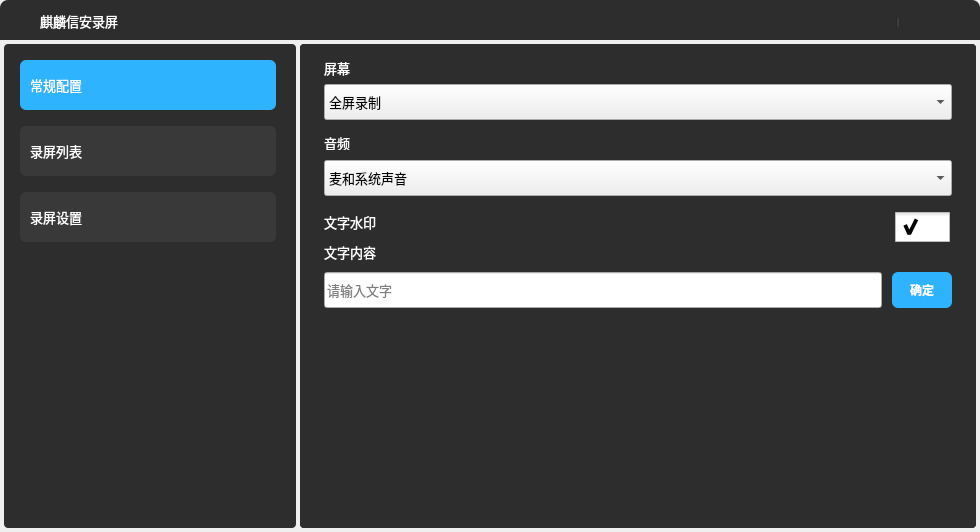
<?xml version="1.0" encoding="UTF-8"?>
<ui version="4.0">
 <class>Widget</class>
 <widget class="QWidget" name="Widget">
  <property name="geometry">
   <rect>
    <x>0</x>
    <y>0</y>
    <width>980</width>
    <height>532</height>
   </rect>
  </property>
  <property name="minimumSize">
   <size>
    <width>0</width>
    <height>0</height>
   </size>
  </property>
  <property name="maximumSize">
   <size>
    <width>980</width>
    <height>532</height>
   </size>
  </property>
  <property name="font">
   <font>
    <family>Sans Serif</family>
    <pointsize>10</pointsize>
   </font>
  </property>
  <property name="windowTitle">
   <string>麒麟信安录屏</string>
  </property>
  <property name="windowIcon">
   <iconset resource="src.qrc">
    <normaloff>:/images/22px.png</normaloff>:/images/22px.png</iconset>
  </property>
  <widget class="QWidget" name="OutterWidget" native="true">
   <property name="geometry">
    <rect>
     <x>0</x>
     <y>0</y>
     <width>980</width>
     <height>532</height>
    </rect>
   </property>
   <property name="styleSheet">
    <string notr="true">QWidget#OutterWidget{
		border-radius: 8px;
	background-color: #222222;
};</string>
   </property>
   <widget class="QWidget" name="widget" native="true">
    <property name="geometry">
     <rect>
      <x>0</x>
      <y>0</y>
      <width>980</width>
      <height>40</height>
     </rect>
    </property>
    <widget class="QWidget" name="TitleBar" native="true">
     <property name="geometry">
      <rect>
       <x>0</x>
       <y>0</y>
       <width>980</width>
       <height>40</height>
      </rect>
     </property>
     <property name="mouseTracking">
      <bool>true</bool>
     </property>
     <property name="focusPolicy">
      <enum>Qt::ClickFocus</enum>
     </property>
     <property name="styleSheet">
      <string notr="true">QWidget#TitleBar{
background-color: #2d2d2d;
border-top-left-radius: 8px;
border-top-right-radius: 8px;
}</string>
     </property>
     <widget class="QPushButton" name="exit">
      <property name="geometry">
       <rect>
        <x>938</x>
        <y>2</y>
        <width>41</width>
        <height>41</height>
       </rect>
      </property>
      <property name="styleSheet">
       <string notr="true">border: none;
</string>
      </property>
      <property name="text">
       <string/>
      </property>
      <property name="icon">
       <iconset resource="src.qrc">
        <normaloff>:/images/clear_icon.svg</normaloff>:/images/clear_icon.svg</iconset>
      </property>
      <property name="iconSize">
       <size>
        <width>14</width>
        <height>14</height>
       </size>
      </property>
     </widget>
     <widget class="QLabel" name="label">
      <property name="geometry">
       <rect>
        <x>16</x>
        <y>14</y>
        <width>16</width>
        <height>16</height>
       </rect>
      </property>
      <property name="styleSheet">
       <string notr="true">background-image: url(:/images/16px.png);</string>
      </property>
      <property name="text">
       <string/>
      </property>
     </widget>
     <widget class="QLabel" name="label_2">
      <property name="geometry">
       <rect>
        <x>40</x>
        <y>5</y>
        <width>101</width>
        <height>31</height>
       </rect>
      </property>
      <property name="font">
       <font>
        <family>Sans Serif</family>
        <pointsize>10</pointsize>
       </font>
      </property>
      <property name="styleSheet">
       <string notr="true">color:#fff
</string>
      </property>
      <property name="text">
       <string>麒麟信安录屏</string>
      </property>
     </widget>
     <widget class="QPushButton" name="minimize">
      <property name="geometry">
       <rect>
        <x>906</x>
        <y>2</y>
        <width>31</width>
        <height>41</height>
       </rect>
      </property>
      <property name="styleSheet">
       <string notr="true">border:none;
</string>
      </property>
      <property name="text">
       <string/>
      </property>
      <property name="icon">
       <iconset resource="src.qrc">
        <normaloff>:/images/minus-tiny.svg</normaloff>:/images/minus-tiny.svg</iconset>
      </property>
     </widget>
     <widget class="QPushButton" name="moreMenuBtn">
      <property name="geometry">
       <rect>
        <x>859</x>
        <y>8</y>
        <width>31</width>
        <height>31</height>
       </rect>
      </property>
      <property name="styleSheet">
       <string notr="true">QPushButton#moreMenuBtn{
border:none;
}
QPushButton#moreMenuBtn::menu-indicator{
image:none;
}
</string>
      </property>
      <property name="text">
       <string/>
      </property>
      <property name="icon">
       <iconset resource="src.qrc">
        <normaloff>:/images/菜单栏icon.svg</normaloff>:/images/菜单栏icon.svg</iconset>
      </property>
      <property name="iconSize">
       <size>
        <width>13</width>
        <height>13</height>
       </size>
      </property>
     </widget>
     <widget class="Line" name="line">
      <property name="geometry">
       <rect>
        <x>896</x>
        <y>17</y>
        <width>3</width>
        <height>10</height>
       </rect>
      </property>
      <property name="styleSheet">
       <string notr="true">background-color:#393939</string>
      </property>
      <property name="orientation">
       <enum>Qt::Vertical</enum>
      </property>
     </widget>
    </widget>
   </widget>
   <widget class="QWidget" name="widget_body" native="true">
    <property name="geometry">
     <rect>
      <x>4</x>
      <y>44</y>
      <width>972</width>
      <height>484</height>
     </rect>
    </property>
    <widget class="QWidget" name="NormalBody" native="true">
     <property name="geometry">
      <rect>
       <x>296</x>
       <y>0</y>
       <width>676</width>
       <height>414</height>
      </rect>
     </property>
     <property name="mouseTracking">
      <bool>true</bool>
     </property>
     <property name="focusPolicy">
      <enum>Qt::ClickFocus</enum>
     </property>
     <property name="styleSheet">
      <string notr="true">QWidget#NormalBody{
background-color: rgb(45, 45, 45);
border-radius: 4px;
}</string>
     </property>
     <widget class="QLabel" name="label_3">
      <property name="geometry">
       <rect>
        <x>24</x>
        <y>16</y>
        <width>61</width>
        <height>16</height>
       </rect>
      </property>
      <property name="font">
       <font>
        <family>Sans Serif</family>
        <pointsize>10</pointsize>
       </font>
      </property>
      <property name="styleSheet">
       <string notr="true">color:#fff;
</string>
      </property>
      <property name="text">
       <string>屏幕</string>
      </property>
     </widget>
     <widget class="QComboBox" name="resolutionBox">
      <property name="geometry">
       <rect>
        <x>24</x>
        <y>40</y>
        <width>628</width>
        <height>36</height>
       </rect>
      </property>
      <property name="font">
       <font>
        <pointsize>10</pointsize>
       </font>
      </property>
      <property name="styleSheet">
       <string notr="true"/>
      </property>
      <item>
       <property name="text">
        <string>全屏录制</string>
       </property>
      </item>
      <item>
       <property name="text">
        <string>不录制屏幕</string>
       </property>
      </item>
     </widget>
     <widget class="QLabel" name="label_4">
      <property name="geometry">
       <rect>
        <x>24</x>
        <y>92</y>
        <width>53</width>
        <height>14</height>
       </rect>
      </property>
      <property name="font">
       <font>
        <family>Sans Serif</family>
        <pointsize>10</pointsize>
       </font>
      </property>
      <property name="styleSheet">
       <string notr="true">color:#fff;
</string>
      </property>
      <property name="text">
       <string>音频</string>
      </property>
     </widget>
     <widget class="QComboBox" name="audioBox">
      <property name="geometry">
       <rect>
        <x>24</x>
        <y>116</y>
        <width>628</width>
        <height>36</height>
       </rect>
      </property>
      <property name="font">
       <font>
        <pointsize>10</pointsize>
       </font>
      </property>
      <property name="styleSheet">
       <string notr="true"/>
      </property>
      <item>
       <property name="text">
        <string>麦和系统声音</string>
       </property>
      </item>
      <item>
       <property name="text">
        <string>只有系统声音</string>
       </property>
      </item>
      <item>
       <property name="text">
        <string>不录制声音</string>
       </property>
      </item>
     </widget>
     <widget class="QLabel" name="label_5">
      <property name="geometry">
       <rect>
        <x>24</x>
        <y>168</y>
        <width>61</width>
        <height>20</height>
       </rect>
      </property>
      <property name="font">
       <font>
        <family>Sans Serif</family>
        <pointsize>10</pointsize>
       </font>
      </property>
      <property name="styleSheet">
       <string notr="true">color:#fff;
</string>
      </property>
      <property name="text">
       <string>文字水印</string>
      </property>
     </widget>
     <widget class="QCheckBox" name="waterprintCheck">
      <property name="geometry">
       <rect>
        <x>595</x>
        <y>163</y>
        <width>61</width>
        <height>41</height>
       </rect>
      </property>
      <property name="styleSheet">
       <string notr="true">QCheckBox#waterprintCheck::indicator{
		width:55px;
		height:30px;
}
QCheckBox#waterprintCheck::indicator:checked{
		image: url(:/images/switch-开.svg);
}
QCheckBox#waterprintCheck::indicator:unchecked{
		image: url(:/images/switch-关.svg);
}
</string>
      </property>
      <property name="text">
       <string/>
      </property>
      <property name="checked">
       <bool>true</bool>
      </property>
     </widget>
     <widget class="QLabel" name="label_6">
      <property name="geometry">
       <rect>
        <x>24</x>
        <y>198</y>
        <width>61</width>
        <height>20</height>
       </rect>
      </property>
      <property name="font">
       <font>
        <family>Sans Serif</family>
        <pointsize>10</pointsize>
       </font>
      </property>
      <property name="styleSheet">
       <string notr="true">color:#fff;
</string>
      </property>
      <property name="text">
       <string>文字内容</string>
      </property>
     </widget>
     <widget class="QPushButton" name="waterprintConfirm">
      <property name="geometry">
       <rect>
        <x>592</x>
        <y>228</y>
        <width>60</width>
        <height>36</height>
       </rect>
      </property>
      <property name="font">
       <font>
        <weight>75</weight>
        <italic>false</italic>
        <bold>true</bold>
       </font>
      </property>
      <property name="styleSheet">
       <string notr="true">border:0px;
border-radius: 6px;
background-color:#2eb3ff;
color:#fff;
font:bold;
</string>
      </property>
      <property name="text">
       <string>确定</string>
      </property>
     </widget>
     <widget class="QLineEdit" name="waterprintText">
      <property name="geometry">
       <rect>
        <x>24</x>
        <y>228</y>
        <width>558</width>
        <height>36</height>
       </rect>
      </property>
      <property name="font">
       <font>
        <pointsize>10</pointsize>
       </font>
      </property>
      <property name="styleSheet">
       <string notr="true"/>
      </property>
      <property name="text">
       <string/>
      </property>
      <property name="placeholderText">
       <string>请输入文字</string>
      </property>
     </widget>
    </widget>
    <widget class="QWidget" name="NormalFooterBar" native="true">
     <property name="geometry">
      <rect>
       <x>296</x>
       <y>418</y>
       <width>676</width>
       <height>66</height>
      </rect>
     </property>
     <property name="mouseTracking">
      <bool>true</bool>
     </property>
     <property name="focusPolicy">
      <enum>Qt::ClickFocus</enum>
     </property>
     <property name="styleSheet">
      <string notr="true">QWidget#NormalFooterBar{
background-color: rgb(45, 45, 45);
border-radius: 4px;
}</string>
     </property>
     <widget class="QPushButton" name="playBtn">
      <property name="geometry">
       <rect>
        <x>24</x>
        <y>21</y>
        <width>24</width>
        <height>24</height>
       </rect>
      </property>
      <property name="styleSheet">
       <string notr="true">background-image: url(:/images/record.svg);
border:none;</string>
      </property>
      <property name="text">
       <string/>
      </property>
     </widget>
     <widget class="QPushButton" name="stopBtn">
      <property name="geometry">
       <rect>
        <x>72</x>
        <y>21</y>
        <width>24</width>
        <height>24</height>
       </rect>
      </property>
      <property name="styleSheet">
       <string notr="true">background-image: url(:/images/stopRecord.svg);
border:none;</string>
      </property>
      <property name="text">
       <string/>
      </property>
     </widget>
     <widget class="QLabel" name="timeStamp">
      <property name="geometry">
       <rect>
        <x>120</x>
        <y>20</y>
        <width>90</width>
        <height>24</height>
       </rect>
      </property>
      <property name="font">
       <font>
        <pointsize>11</pointsize>
       </font>
      </property>
      <property name="styleSheet">
       <string notr="true">color:#fff
</string>
      </property>
      <property name="text">
       <string>00:00:00</string>
      </property>
     </widget>
     <widget class="QSlider" name="audioSlider">
      <property name="geometry">
       <rect>
        <x>394</x>
        <y>25</y>
        <width>100</width>
        <height>21</height>
       </rect>
      </property>
      <property name="maximum">
       <number>100</number>
      </property>
      <property name="value">
       <number>70</number>
      </property>
      <property name="orientation">
       <enum>Qt::Horizontal</enum>
      </property>
     </widget>
     <widget class="QSlider" name="volumnSlider">
      <property name="geometry">
       <rect>
        <x>552</x>
        <y>25</y>
        <width>100</width>
        <height>16</height>
       </rect>
      </property>
      <property name="maximum">
       <number>100</number>
      </property>
      <property name="value">
       <number>99</number>
      </property>
      <property name="orientation">
       <enum>Qt::Horizontal</enum>
      </property>
     </widget>
     <widget class="QPushButton" name="audioBtn">
      <property name="geometry">
       <rect>
        <x>360</x>
        <y>21</y>
        <width>24</width>
        <height>24</height>
       </rect>
      </property>
      <property name="styleSheet">
       <string notr="true">image: url(:/images/m1.svg);
border:none;
</string>
      </property>
      <property name="text">
       <string/>
      </property>
     </widget>
     <widget class="QPushButton" name="volumnBtn">
      <property name="geometry">
       <rect>
        <x>518</x>
        <y>21</y>
        <width>24</width>
        <height>24</height>
       </rect>
      </property>
      <property name="styleSheet">
       <string notr="true">image: url(:/images/v1.svg);
border:none;</string>
      </property>
      <property name="text">
       <string/>
      </property>
     </widget>
    </widget>
    <widget class="QWidget" name="SideBar" native="true">
     <property name="geometry">
      <rect>
       <x>0</x>
       <y>0</y>
       <width>292</width>
       <height>484</height>
      </rect>
     </property>
     <property name="mouseTracking">
      <bool>true</bool>
     </property>
     <property name="focusPolicy">
      <enum>Qt::ClickFocus</enum>
     </property>
     <property name="styleSheet">
      <string notr="true">QWidget#SideBar{
background-color: #2d2d2d;
border-radius: 4px;
}</string>
     </property>
     <widget class="QPushButton" name="NormalBtn">
      <property name="geometry">
       <rect>
        <x>16</x>
        <y>16</y>
        <width>256</width>
        <height>50</height>
       </rect>
      </property>
      <property name="font">
       <font>
        <family>Sans Serif</family>
        <pointsize>10</pointsize>
       </font>
      </property>
      <property name="styleSheet">
       <string notr="true">border: 0px;
background-color:#2eb3ff;
color: rgb(255, 255, 255);
border-radius: 6px;
text-align:left center;
padding-left:10px;
</string>
      </property>
      <property name="text">
       <string>常规配置</string>
      </property>
      <property name="icon">
       <iconset resource="src.qrc">
        <normaloff>:/images/常规icon.svg</normaloff>:/images/常规icon.svg</iconset>
      </property>
     </widget>
     <widget class="QPushButton" name="ListBtn">
      <property name="geometry">
       <rect>
        <x>16</x>
        <y>82</y>
        <width>256</width>
        <height>50</height>
       </rect>
      </property>
      <property name="font">
       <font>
        <family>Sans Serif</family>
        <pointsize>10</pointsize>
       </font>
      </property>
      <property name="styleSheet">
       <string notr="true">QPushButton#ListBtn{
border: 0px;
background-color:#393939;
color: rgb(255, 255, 255);
border-radius: 6px;
text-align:left center;
padding-left:10px;
}
</string>
      </property>
      <property name="text">
       <string>录屏列表</string>
      </property>
      <property name="icon">
       <iconset resource="src.qrc">
        <normaloff>:/images/列表icon.svg</normaloff>:/images/列表icon.svg</iconset>
      </property>
     </widget>
     <widget class="QPushButton" name="ConfigBtn">
      <property name="geometry">
       <rect>
        <x>16</x>
        <y>148</y>
        <width>256</width>
        <height>50</height>
       </rect>
      </property>
      <property name="font">
       <font>
        <family>Sans Serif</family>
        <pointsize>10</pointsize>
       </font>
      </property>
      <property name="styleSheet">
       <string notr="true">border: 0px;
background-color:#393939;
color: rgb(255, 255, 255);
border-radius: 6px;
text-align:left center;
padding-left:10px;
</string>
      </property>
      <property name="text">
       <string>录屏设置</string>
      </property>
      <property name="icon">
       <iconset resource="src.qrc">
        <normaloff>:/images/后台设置icon.svg</normaloff>:/images/后台设置icon.svg</iconset>
      </property>
     </widget>
     <widget class="QLabel" name="normalArrow">
      <property name="geometry">
       <rect>
        <x>255</x>
        <y>36</y>
        <width>8</width>
        <height>10</height>
       </rect>
      </property>
      <property name="styleSheet">
       <string notr="true">image: url(:/images/rightArrow.svg);</string>
      </property>
      <property name="text">
       <string/>
      </property>
     </widget>
     <widget class="QLabel" name="listArrow">
      <property name="geometry">
       <rect>
        <x>255</x>
        <y>102</y>
        <width>8</width>
        <height>10</height>
       </rect>
      </property>
      <property name="styleSheet">
       <string notr="true">image: url(:/images/rightArrow.svg);</string>
      </property>
      <property name="text">
       <string/>
      </property>
     </widget>
     <widget class="QLabel" name="configArrow">
      <property name="geometry">
       <rect>
        <x>255</x>
        <y>168</y>
        <width>8</width>
        <height>10</height>
       </rect>
      </property>
      <property name="styleSheet">
       <string notr="true">image: url(:/images/rightArrow.svg);</string>
      </property>
      <property name="text">
       <string/>
      </property>
     </widget>
    </widget>
    <widget class="QWidget" name="ListBody" native="true">
     <property name="geometry">
      <rect>
       <x>296</x>
       <y>0</y>
       <width>676</width>
       <height>484</height>
      </rect>
     </property>
     <property name="mouseTracking">
      <bool>true</bool>
     </property>
     <property name="focusPolicy">
      <enum>Qt::ClickFocus</enum>
     </property>
     <property name="styleSheet">
      <string notr="true">QWidget#ListBody{
background:rgb(45,45,45);
border-radius: 4px;
}</string>
     </property>
     <widget class="QTableView" name="videoList">
      <property name="geometry">
       <rect>
        <x>24</x>
        <y>56</y>
        <width>628</width>
        <height>385</height>
       </rect>
      </property>
      <property name="styleSheet">
       <string notr="true"/>
      </property>
     </widget>
     <widget class="QLineEdit" name="searchBar">
      <property name="geometry">
       <rect>
        <x>24</x>
        <y>16</y>
        <width>628</width>
        <height>36</height>
       </rect>
      </property>
      <property name="font">
       <font>
        <family>Sans Serif</family>
        <pointsize>10</pointsize>
       </font>
      </property>
      <property name="styleSheet">
       <string notr="true">padding-left:40px;
border:1px solid rgb(57,57,57);
background:rgb(34,34,34);
color:#fff;
border-radius:6px;</string>
      </property>
      <property name="placeholderText">
       <string>请输入视频名称搜索</string>
      </property>
     </widget>
     <widget class="QLabel" name="label_7">
      <property name="geometry">
       <rect>
        <x>36</x>
        <y>24</y>
        <width>21</width>
        <height>21</height>
       </rect>
      </property>
      <property name="styleSheet">
       <string notr="true">image: url(:/images/搜索icon.svg);</string>
      </property>
      <property name="text">
       <string/>
      </property>
     </widget>
     <widget class="QWidget" name="saveWidget" native="true">
      <property name="geometry">
       <rect>
        <x>24</x>
        <y>444</y>
        <width>630</width>
        <height>36</height>
       </rect>
      </property>
      <property name="styleSheet">
       <string notr="true">QWidget#saveWidget{
		background-color:rgb(34,34,34);
		border-radius:4px;
		border: 1px solid rgb(57,57,57);
}</string>
      </property>
      <widget class="QLabel" name="label_8">
       <property name="geometry">
        <rect>
         <x>24</x>
         <y>2</y>
         <width>81</width>
         <height>31</height>
        </rect>
       </property>
       <property name="font">
        <font>
         <pointsize>-1</pointsize>
        </font>
       </property>
       <property name="contextMenuPolicy">
        <enum>Qt::NoContextMenu</enum>
       </property>
       <property name="styleSheet">
        <string notr="true">color:#fff;

font-size:12px;
</string>
       </property>
       <property name="text">
        <string>当前保存位置： </string>
       </property>
       <property name="textInteractionFlags">
        <set>Qt::NoTextInteraction</set>
       </property>
      </widget>
      <widget class="QPushButton" name="pushButton">
       <property name="geometry">
        <rect>
         <x>541</x>
         <y>6</y>
         <width>80</width>
         <height>24</height>
        </rect>
       </property>
       <property name="styleSheet">
        <string notr="true">QPushButton#pushButton{
color:#fff;
background-color:rgb(46,179,255);
border-radius:4px;
border:none;
font:bold;
}</string>
       </property>
       <property name="text">
        <string>文件路径</string>
       </property>
      </widget>
      <widget class="QLabel" name="pathLabel">
       <property name="geometry">
        <rect>
         <x>109</x>
         <y>3</y>
         <width>351</width>
         <height>31</height>
        </rect>
       </property>
       <property name="font">
        <font>
         <pointsize>10</pointsize>
        </font>
       </property>
       <property name="toolTip">
        <string>~/Videos</string>
       </property>
       <property name="styleSheet">
        <string notr="true">QLabel#pathLabel{
color:#fff;
}
</string>
       </property>
       <property name="text">
        <string>~/Videos</string>
       </property>
       <property name="textInteractionFlags">
        <set>Qt::TextSelectableByMouse</set>
       </property>
      </widget>
     </widget>
    </widget>
    <widget class="QWidget" name="ConfigBody" native="true">
     <property name="geometry">
      <rect>
       <x>296</x>
       <y>0</y>
       <width>676</width>
       <height>484</height>
      </rect>
     </property>
     <property name="mouseTracking">
      <bool>true</bool>
     </property>
     <property name="focusPolicy">
      <enum>Qt::ClickFocus</enum>
     </property>
     <property name="styleSheet">
      <string notr="true">QWidget#ConfigBody{
background-color:#2d2d2d;
border-radius:4px;
}</string>
     </property>
     <widget class="QLabel" name="label_9">
      <property name="geometry">
       <rect>
        <x>24</x>
        <y>94</y>
        <width>41</width>
        <height>16</height>
       </rect>
      </property>
      <property name="font">
       <font>
        <family>Sans Serif</family>
        <pointsize>10</pointsize>
       </font>
      </property>
      <property name="styleSheet">
       <string notr="true">color:#fff</string>
      </property>
      <property name="text">
       <string>帧率</string>
      </property>
     </widget>
     <widget class="QLabel" name="label_10">
      <property name="geometry">
       <rect>
        <x>24</x>
        <y>16</y>
        <width>61</width>
        <height>16</height>
       </rect>
      </property>
      <property name="font">
       <font>
        <family>Sans Serif</family>
        <pointsize>10</pointsize>
       </font>
      </property>
      <property name="styleSheet">
       <string notr="true">color:#fff</string>
      </property>
      <property name="text">
       <string>清晰度</string>
      </property>
     </widget>
     <widget class="QComboBox" name="clarityBox">
      <property name="geometry">
       <rect>
        <x>24</x>
        <y>40</y>
        <width>628</width>
        <height>36</height>
       </rect>
      </property>
      <property name="styleSheet">
       <string notr="true"/>
      </property>
      <item>
       <property name="text">
        <string>流畅</string>
       </property>
      </item>
      <item>
       <property name="text">
        <string>清晰</string>
       </property>
      </item>
      <item>
       <property name="text">
        <string>高清</string>
       </property>
      </item>
     </widget>
     <widget class="QLabel" name="label_11">
      <property name="geometry">
       <rect>
        <x>68</x>
        <y>94</y>
        <width>101</width>
        <height>16</height>
       </rect>
      </property>
      <property name="font">
       <font>
        <family>Sans Serif</family>
        <pointsize>10</pointsize>
       </font>
      </property>
      <property name="styleSheet">
       <string notr="true">color:#999999;</string>
      </property>
      <property name="text">
       <string>(2fps-60fps)</string>
      </property>
     </widget>
     <widget class="QComboBox" name="typeBox">
      <property name="geometry">
       <rect>
        <x>24</x>
        <y>271</y>
        <width>628</width>
        <height>36</height>
       </rect>
      </property>
      <property name="styleSheet">
       <string notr="true"/>
      </property>
      <item>
       <property name="text">
        <string>MP4</string>
       </property>
      </item>
      <item>
       <property name="text">
        <string>OGV</string>
       </property>
      </item>
     </widget>
     <widget class="QLabel" name="label_13">
      <property name="geometry">
       <rect>
        <x>24</x>
        <y>245</y>
        <width>101</width>
        <height>16</height>
       </rect>
      </property>
      <property name="font">
       <font>
        <family>Sans Serif</family>
        <pointsize>10</pointsize>
       </font>
      </property>
      <property name="styleSheet">
       <string notr="true">color:#fff</string>
      </property>
      <property name="text">
       <string>视频格式</string>
      </property>
     </widget>
     <widget class="QComboBox" name="remainderBox">
      <property name="geometry">
       <rect>
        <x>24</x>
        <y>195</y>
        <width>628</width>
        <height>36</height>
       </rect>
      </property>
      <property name="styleSheet">
       <string notr="true"/>
      </property>
      <item>
       <property name="text">
        <string>不提醒</string>
       </property>
      </item>
      <item>
       <property name="text">
        <string>每30分钟</string>
       </property>
      </item>
      <item>
       <property name="text">
        <string>每10分钟</string>
       </property>
      </item>
      <item>
       <property name="text">
        <string>每5分钟</string>
       </property>
      </item>
     </widget>
     <widget class="QLabel" name="label_12">
      <property name="geometry">
       <rect>
        <x>24</x>
        <y>170</y>
        <width>121</width>
        <height>16</height>
       </rect>
      </property>
      <property name="font">
       <font>
        <family>Sans Serif</family>
        <pointsize>10</pointsize>
       </font>
      </property>
      <property name="styleSheet">
       <string notr="true">color:#fff</string>
      </property>
      <property name="text">
       <string>屏幕定时提示</string>
      </property>
     </widget>
     <widget class="QLineEdit" name="fpsEdit">
      <property name="geometry">
       <rect>
        <x>24</x>
        <y>119</y>
        <width>628</width>
        <height>36</height>
       </rect>
      </property>
      <property name="font">
       <font>
        <pointsize>10</pointsize>
       </font>
      </property>
      <property name="styleSheet">
       <string notr="true">background-color:#222222;
border:1px solid #393939;
border-radius:6px;
color:#fff;
padding-left:10px;</string>
      </property>
      <property name="inputMethodHints">
       <set>Qt::ImhNone</set>
      </property>
      <property name="text">
       <string>25</string>
      </property>
     </widget>
     <widget class="QPushButton" name="pushButton_2">
      <property name="geometry">
       <rect>
        <x>616</x>
        <y>119</y>
        <width>36</width>
        <height>36</height>
       </rect>
      </property>
      <property name="font">
       <font>
        <pointsize>10</pointsize>
       </font>
      </property>
      <property name="styleSheet">
       <string notr="true"/>
      </property>
      <property name="text">
       <string/>
      </property>
      <property name="icon">
       <iconset resource="src.qrc">
        <normaloff>:/images/plus.svg</normaloff>:/images/plus.svg</iconset>
      </property>
     </widget>
     <widget class="QPushButton" name="pushButton_3">
      <property name="geometry">
       <rect>
        <x>579</x>
        <y>119</y>
        <width>36</width>
        <height>36</height>
       </rect>
      </property>
      <property name="styleSheet">
       <string notr="true"/>
      </property>
      <property name="text">
       <string/>
      </property>
      <property name="icon">
       <iconset resource="src.qrc">
        <normaloff>:/images/minus.svg</normaloff>:/images/minus.svg</iconset>
      </property>
     </widget>
    </widget>
    <zorder>SideBar</zorder>
    <zorder>NormalFooterBar</zorder>
    <zorder>ListBody</zorder>
    <zorder>ConfigBody</zorder>
    <zorder>NormalBody</zorder>
   </widget>
  </widget>
 </widget>
 <layoutdefault spacing="6" margin="11"/>
 <resources>
  <include location="src.qrc"/>
 </resources>
 <connections/>
</ui>
